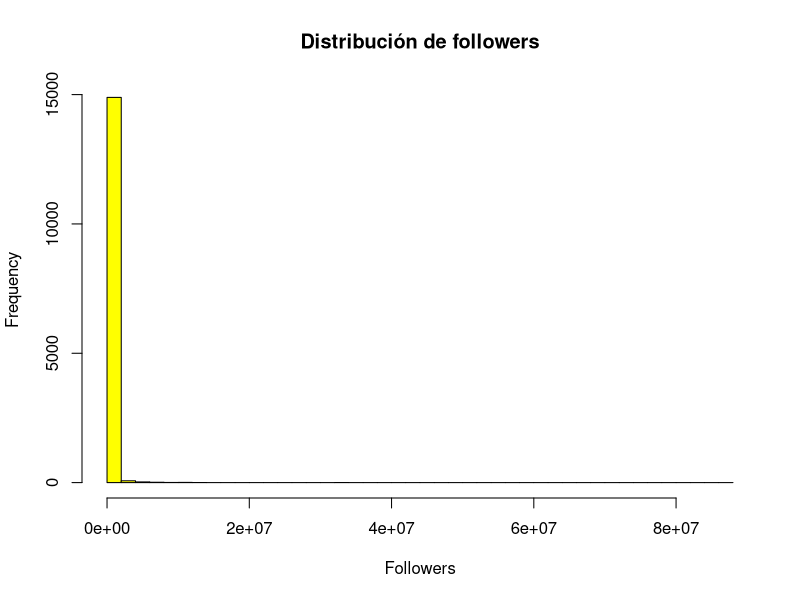
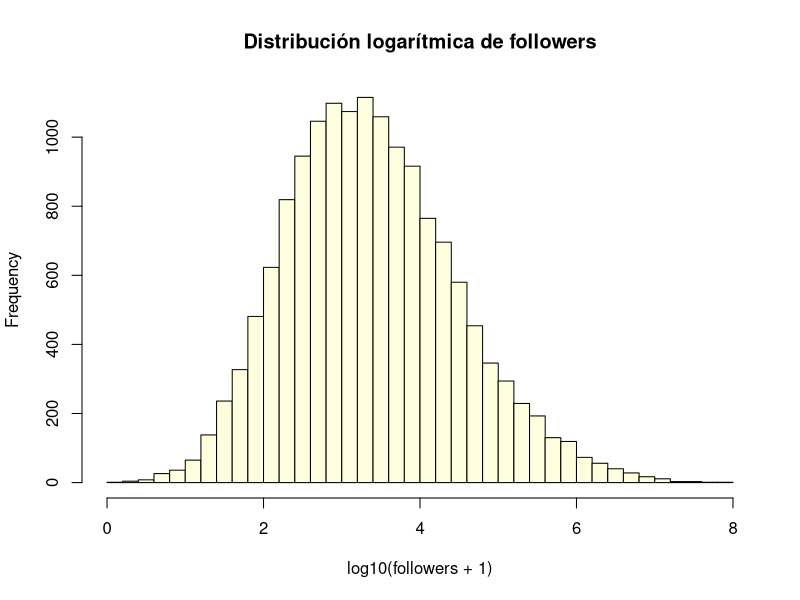
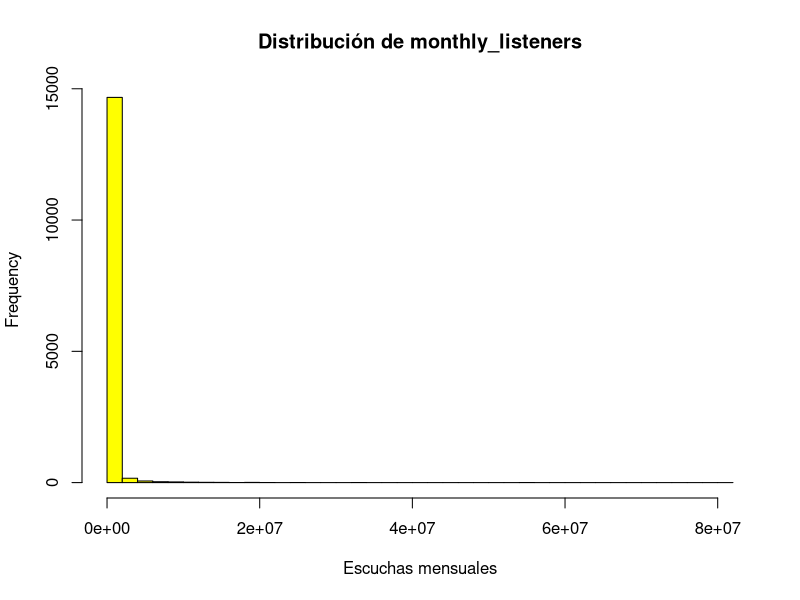
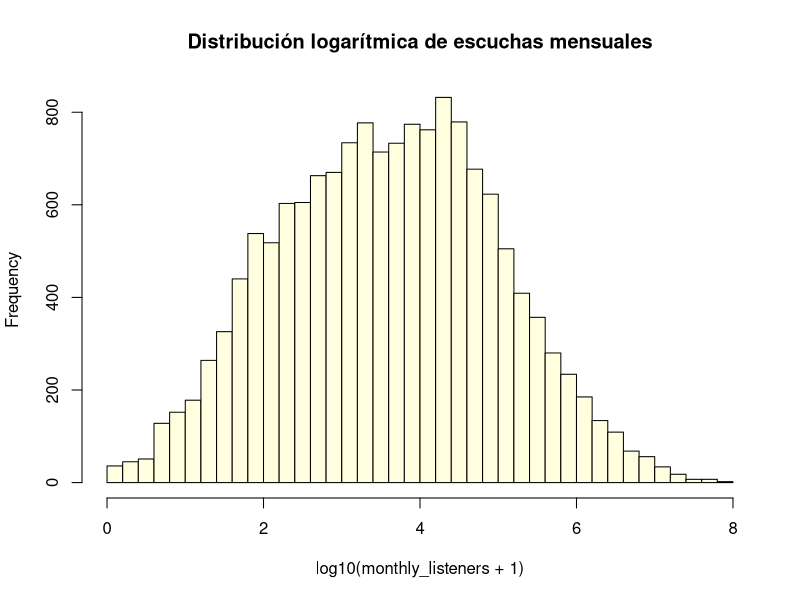
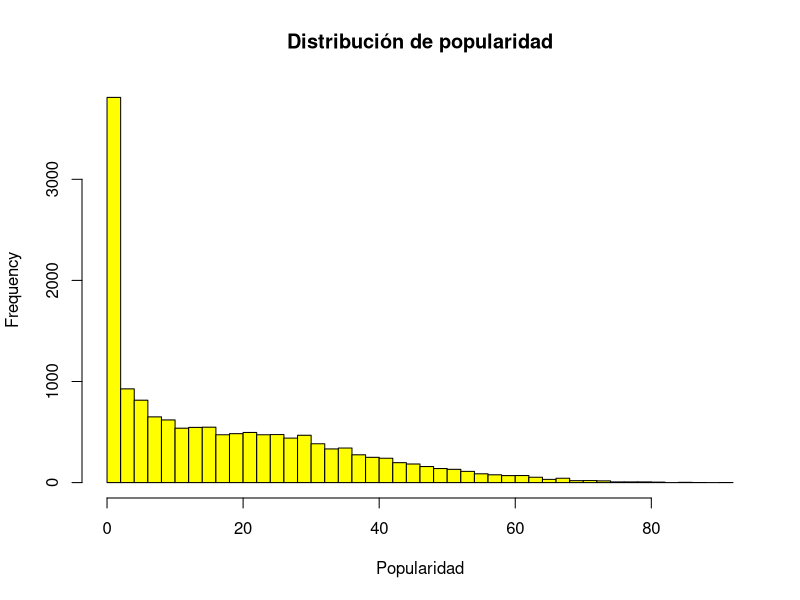
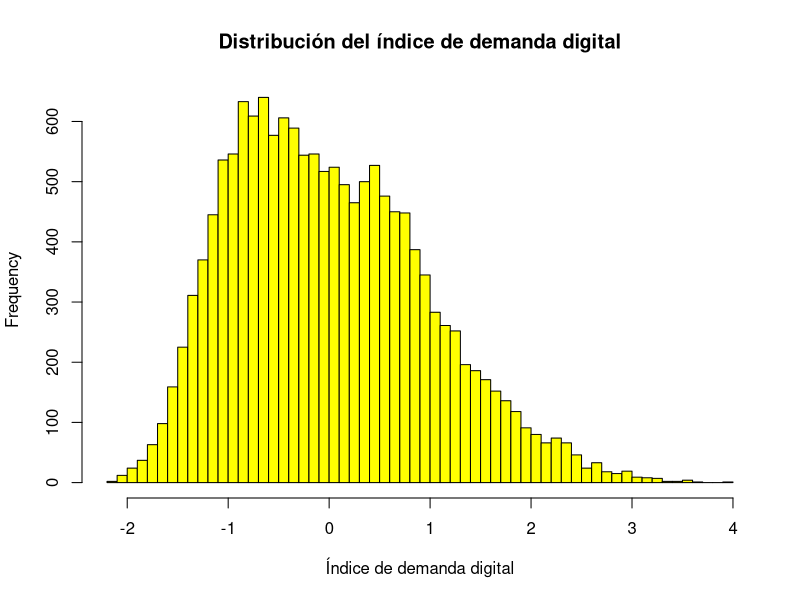
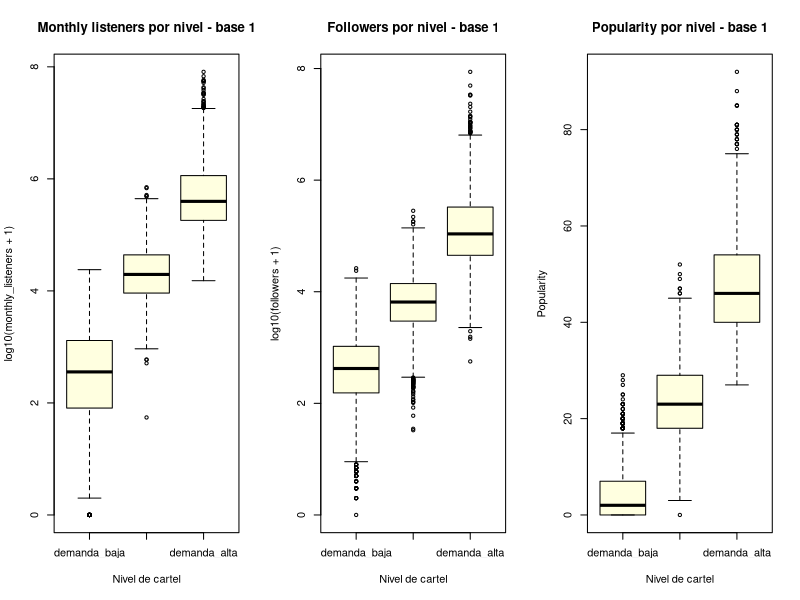

Generate these figures, in order, with R:
###########---------------------------------------#############################.
###########---------ANALISIS DESCRIPTIVO----------#############################.  
###########---------------------------------------#############################.

#----- Paquetes 
#- install.packages("psych")
#- install.packages("ggplot2")
library(psych) 
library(ggplot2) # Con ggplot se enmascara psych(comando: <<    psych::    >>  )

# Carga de base de datos:
data <- read.csv("CLEANED_Spotify_artist_info.csv")
head(data)

# índices desciptivos
psych::describe(data)

# Dimensiones
nrow(data); ncol(data)

# Duplicados por artista
sum(duplicated(data$ids))
sum(duplicated(data$names))

# Descipriptivos
psych::describe(data)

# Variables numéricas:
vars_numeric <- c(
  "popularity",
  "followers",
  "num_releases",
  "num_tracks",
  "monthly_listeners"
)

# Genero la base de datos con las predictoras de interés:
datos_num <- data[, vars_numeric]

# Cuartiles para conocer la distribución
sapply(
  datos_num,
  quantile,
  probs = c(0, 0.01, 0.05, 0.10, 0.25, 0.50, 0.75, 0.90, 0.95, 0.99, 1),
  na.rm = TRUE
)
#####################       VARIABLE CIRTERIO   ################################

#####--- VARIABLE FOLLOWERS

# Datos Crudos:
hist(
  data$followers,
  breaks = 50,
  main = "Distribución de followers",
  xlab = "Followers",
  col = "yellow"
)

# Transformación interpretable:
data$log_followers <- log10(data$followers + 1)

# Histograma de followers transformada en logaritmo
hist(
  data$log_followers,
  breaks = 50,
  main = "Distribución logarítmica de followers",
  xlab = "log10(followers + 1)",
  col = "lightyellow"
)

# Compara antes y después.
psych::describe(
  data[, c("followers", "log_followers")]
)

####--- VARIABLE DEMANDA DIGITAL 28 días antes

# Datos Crudos:
hist(
  data$monthly_listeners,
  breaks = 50,
  main = "Distribución de monthly_listeners",
  xlab = "Escuchas mensuales",
  col = "yellow"
)

# Transformación logarítmica para visualizar la demanda digital
data$log_monthly_listeners <- log10(data$monthly_listeners + 1)

hist(
  data$log_monthly_listeners,
  breaks = 50,
  main = "Distribución logarítmica de escuchas mensuales",
  xlab = "log10(monthly_listeners + 1)",
  col = "lightyellow"
)

# Compara antes y después.
psych::describe(
  data[, c("monthly_listeners", "log_monthly_listeners")]
)


####--- VARIABLE Popularidad

# Distribución:

psych::describe(data$popularity)

hist(
  data$popularity,
  breaks = 50,
  main = "Distribución de popularidad",
  xlab = "Popularidad",
  col = "yellow"
)

############### CONSTRUCCIÓN DEL INDICE DE DEMANDA DIGITAL #####################

# Estandarizaciíones
data$z_monthly_listeners <- as.numeric(scale(data$log_monthly_listeners))
data$z_followers <- as.numeric(scale(data$log_followers))
data$z_popularity <- as.numeric(scale(data$popularity))

# Índice de demanda digital
data$indice_demanda_digital <- rowMeans(
  data[, c("z_monthly_listeners", "z_followers", "z_popularity")],
  na.rm = TRUE
)

head(data[, c("z_monthly_listeners", "z_followers", "z_popularity", "indice_demanda_digital"
)])

# Descriptivos de la variable criterio:
psych::describe(data$indice_demanda_digital)

# Distribución:

hist(
  data$indice_demanda_digital,
  breaks = 50,
  main = "Distribución del índice de demanda digital",
  xlab = "Índice de demanda digital",
  col = "yellow"
)

# Los componentes están relacionados?

componentes_indice <- data[, c(
  "z_monthly_listeners",
  "z_followers",
  "z_popularity"
)]
round(
  cor(componentes_indice, use = "complete.obs"),
  2
)

#ACP
pca_demanda <- prcomp(
  componentes_indice,
  center = FALSE,
  scale. = FALSE
)

summary(pca_demanda)
pca_demanda$rotation

############### CONSTRUCCIÓN VARIABLE CRITERIO ################################

# Percentil 50 menos demanda, 50-85 demanda media, 85-100 alta demanda.
p50_indice <- quantile(data$indice_demanda_digital, 0.50, na.rm = TRUE)
p85_indice <- quantile(data$indice_demanda_digital, 0.85, na.rm = TRUE)


data$nivel_cartel <- ifelse(
  data$indice_demanda_digital >= p85_indice, "demanda_alta",
  ifelse(data$indice_demanda_digital >= p50_indice, "demanda_media", "demanda_baja")
)

data$nivel_cartel <- factor(
  data$nivel_cartel,
  levels = c("demanda_baja", "demanda_media", "demanda_alta")
)

# Proporciones variable:
table(data$nivel_cartel)
prop.table(table(data$nivel_cartel)) * 100

# Comprobación de coherencia:
psych::describeBy(
  data[, c(
    "monthly_listeners",
    "followers",
    "popularity",
    "log_monthly_listeners",
    "log_followers",
    "indice_demanda_digital"
  )],
  group = data$nivel_cartel
)

############### GRÁFICOS POR NIVEL DE CARTEL ##################################

par(mfrow = c(1, 3))

boxplot(
  log_monthly_listeners ~ nivel_cartel,
  data = data,
  main = "Monthly listeners por nivel - base 1",
  xlab = "Nivel de cartel",
  ylab = "log10(monthly_listeners + 1)",
  col = "lightyellow"
)

boxplot(
  log_followers ~ nivel_cartel,
  data = data,
  main = "Followers por nivel - base 1",
  xlab = "Nivel de cartel",
  ylab = "log10(followers + 1)",
  col = "lightyellow"
)

boxplot(
  popularity ~ nivel_cartel,
  data = data,
  main = "Popularity por nivel - base 1",
  xlab = "Nivel de cartel",
  ylab = "Popularity",
  col = "lightyellow"
)

par(mfrow = c(1, 1))
